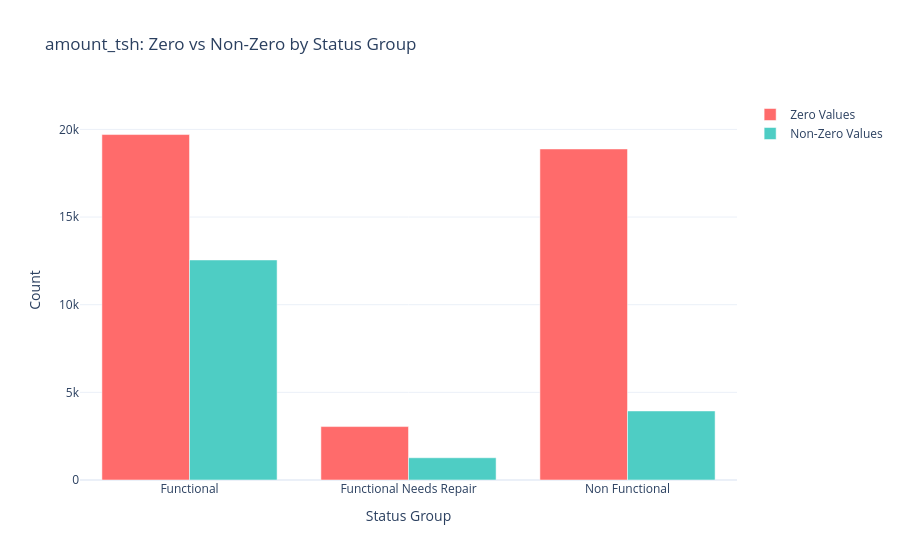

Write notebook code for a chart like this one.
### Code cell
import plotly.graph_objects as go
import pandas as pd

# Data from provided counts
status_groups = ['Functional', 'Functional Needs Repair', 'Non Functional']
zero_counts = [19706, 3048, 18885]
non_zero_counts = [12553, 1269, 3939]

# Create bar chart
fig = go.Figure(data=[
    go.Bar(name='Zero Values', x=status_groups, y=zero_counts, marker_color='#FF6B6B'),
    go.Bar(name='Non-Zero Values', x=status_groups, y=non_zero_counts, marker_color='#4ECDC4')
])

# Update layout
fig.update_layout(
    title='amount_tsh: Zero vs Non-Zero by Status Group',
    xaxis_title='Status Group',
    yaxis_title='Count',
    yaxis=dict(range=[0, max(max(zero_counts), max(non_zero_counts)) * 1.1]),  # Adjust y-axis range
    barmode='group',  # Group bars side by side
    template='plotly_white'
)

# Show plot
fig.show()

### Figure 1 — Plotly figure (JSON) as saved in the notebook; plotly's stock layout.template omitted (floating-point values rounded to 4 significant figures)
{"data": [{"marker": {"color": "#FF6B6B"}, "name": "Zero Values", "type": "bar", "x": ["Functional", "Functional Needs Repair", "Non Functional"], "y": [19706, 3048, 18885]}, {"marker": {"color": "#4ECDC4"}, "name": "Non-Zero Values", "type": "bar", "x": ["Functional", "Functional Needs Repair", "Non Functional"], "y": [12553, 1269, 3939]}], "layout": {"autosize": true, "barmode": "group", "title": {"text": "amount_tsh: Zero vs Non-Zero by Status Group"}, "xaxis": {"autorange": true, "range": [-0.5, 2.5], "title": {"text": "Status Group"}, "type": "category"}, "yaxis": {"range": [0, 21680.0], "title": {"text": "Count"}, "type": "linear"}}}
